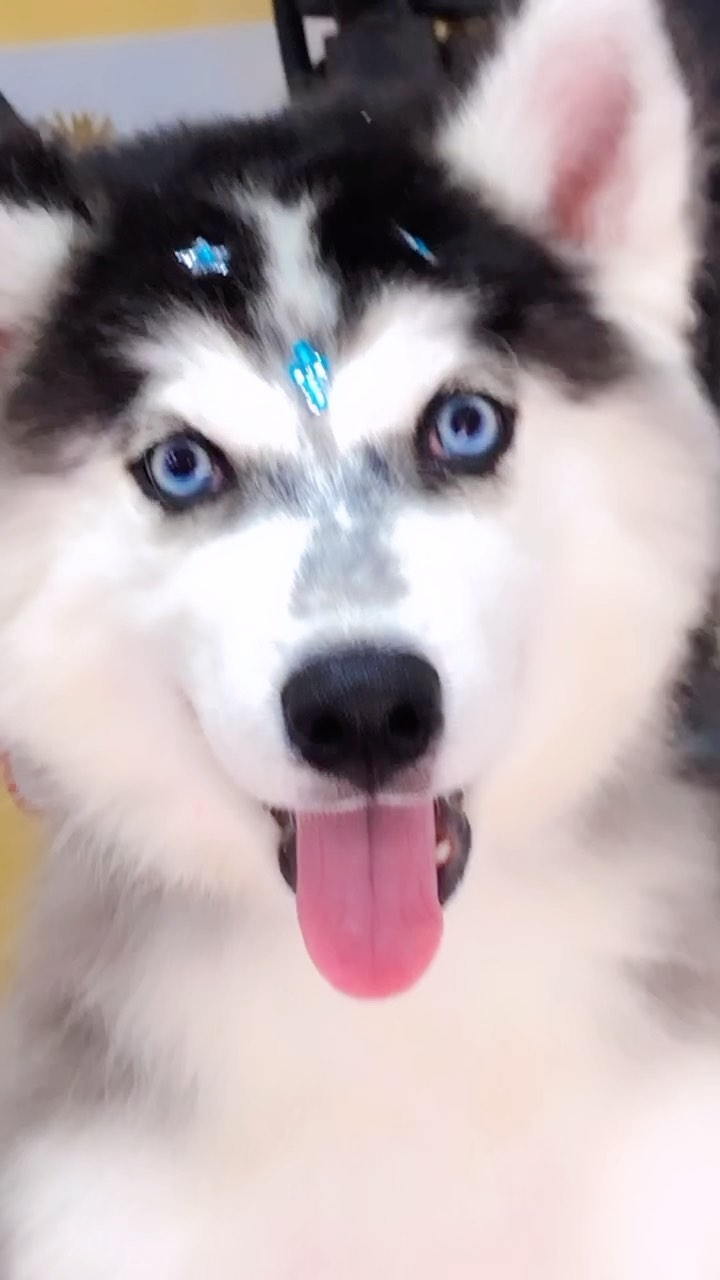
#> input picture ferramentas/originais/husky.jpg, 720 x 1280 px
$ python gerar-imagens.py
#> lines starting #> are read from the running program, lines starting #| are printed output that depends on the picture
"""
GERAR IMAGENS (opcional) — recria tudo em assets/img a partir de ferramentas/originais.

Gera: fotos AVIF + WebP em vários tamanhos, imagem de compartilhamento (OG 1200x630),
favicon.ico, favicon-32.png, apple-touch-icon.png e ícones 192/512 do manifest.

Precisa de Python com Pillow 11.2+ (suporte a AVIF):
    python ferramentas/gerar-imagens.py
"""
from pathlib import Path
from PIL import Image, ImageDraw, ImageFont, ImageOps

RAIZ = Path(__file__).resolve().parent.parent
ORIG = RAIZ / "ferramentas" / "originais"
SAIDA = RAIZ / "assets" / "img"
SAIDA.mkdir(parents=True, exist_ok=True)
PREFIXO = "banho-tosa-domicilio-petkabana-"

# arquivo original -> (nome no site, altura do foco do recorte quadrado: 0 = topo, 1 = base)
FOTOS = {
    "husky.jpg": ("husky-olhos-azuis", .40),
    "cachorro-branco-bandana.jpg": ("cachorro-branco-bandana-verde", .38),
    "maltes-laco-azul.jpg": ("maltes-laco-azul", .40),
    "basset-hound.jpg": ("basset-hound", .40),
    "shih-tzu-antes.jpg": ("shih-tzu-antes-da-tosa", .35),
    "bulldog-frances.jpg": ("bulldog-frances-bandana", .35),
    "rottweiler.jpg": ("rottweiler", .33),
    "pastor-alemao.jpg": ("pastor-alemao-pelo-longo", .45),
    "shih-tzu-bandana.jpg": ("shih-tzu-bandana", .40),
}


def salvar(img, nome, avif=True):
    img = img.convert("RGB")
    img.save(SAIDA / f"{nome}.webp", "WEBP", quality=78, method=6)
    if avif:
        img.save(SAIDA / f"{nome}.avif", "AVIF", quality=55)


def largura(img, w):
    return img.resize((w, round(img.height * w / img.width)), Image.LANCZOS)


# 1) Fotos da galeria: quadradas 400/720 + versão inteira 720 para o lightbox
for arq, (slug, foco) in FOTOS.items():
    img = ImageOps.exif_transpose(Image.open(ORIG / arq))
#> img is the input picture: PIL image 720x1280 RGB; mean R, G, B 183.6, 170.3, 172.6
    w, h = img.size
#> w = 720; h = 1280
    lado = min(w, h)
#> lado = 720
    y0 = max(0, min(h - lado, round(foco * h - lado / 2)))
#> y0 = 152
    quadrada = img.crop((0, y0, lado, y0 + lado))
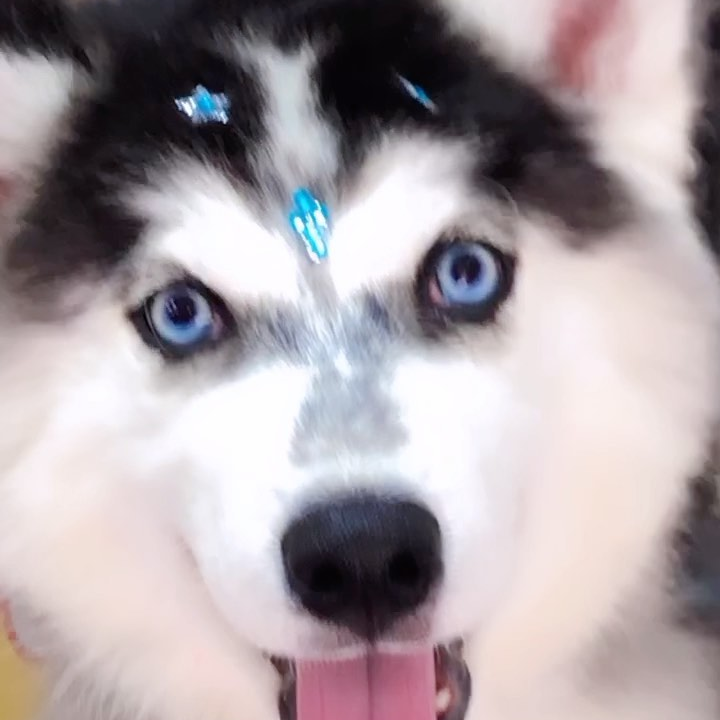
#> quadrada: PIL image 720x720 RGB; mean R, G, B 169.6, 159.6, 163.5
    for tam in (400, 720):
#> (the run stopped early here; a loop or call above may not have finished)

$ run again, with ferramentas/originais/pastor-alemao.jpg copied over ferramentas/originais/husky.jpg
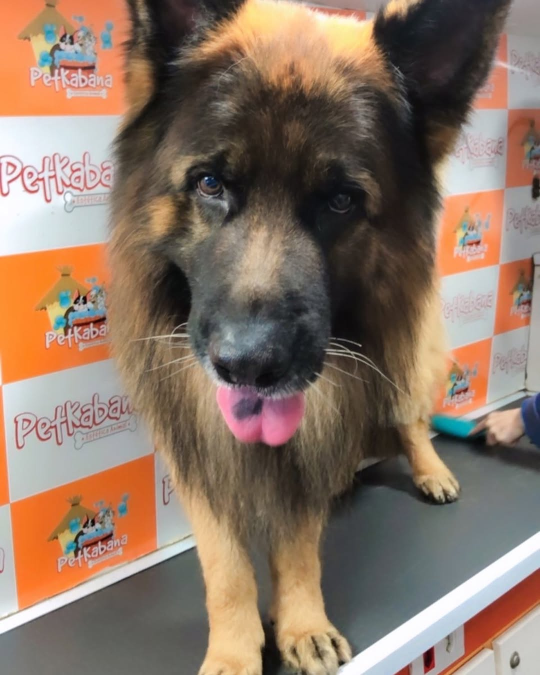
#> input picture ferramentas/originais/pastor-alemao.jpg, 1080 x 1350 px (shown at 1/2 size)
#> img is the input picture: PIL image 1080x1350 RGB; mean R, G, B 138.1, 116.4, 100.7
#> `quadrada = img.crop((0, y0, lado, y0 + lado))`:
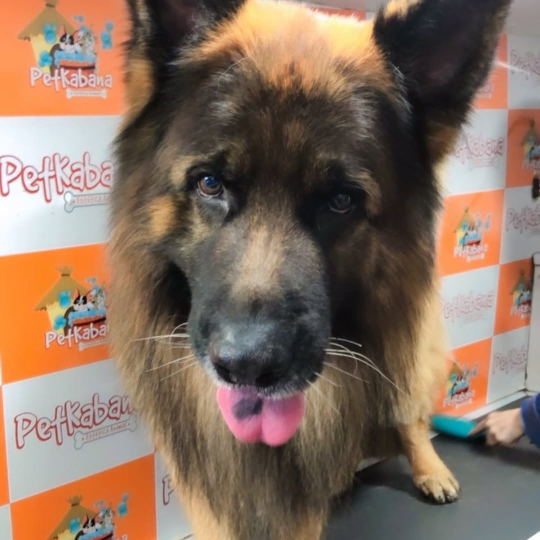
#> quadrada: PIL image 1080x1080 RGB (shown at 1/2 size); mean R, G, B 134.4, 111.6, 95.7

$ run again, with ferramentas/originais/rottweiler.jpg copied over ferramentas/originais/husky.jpg
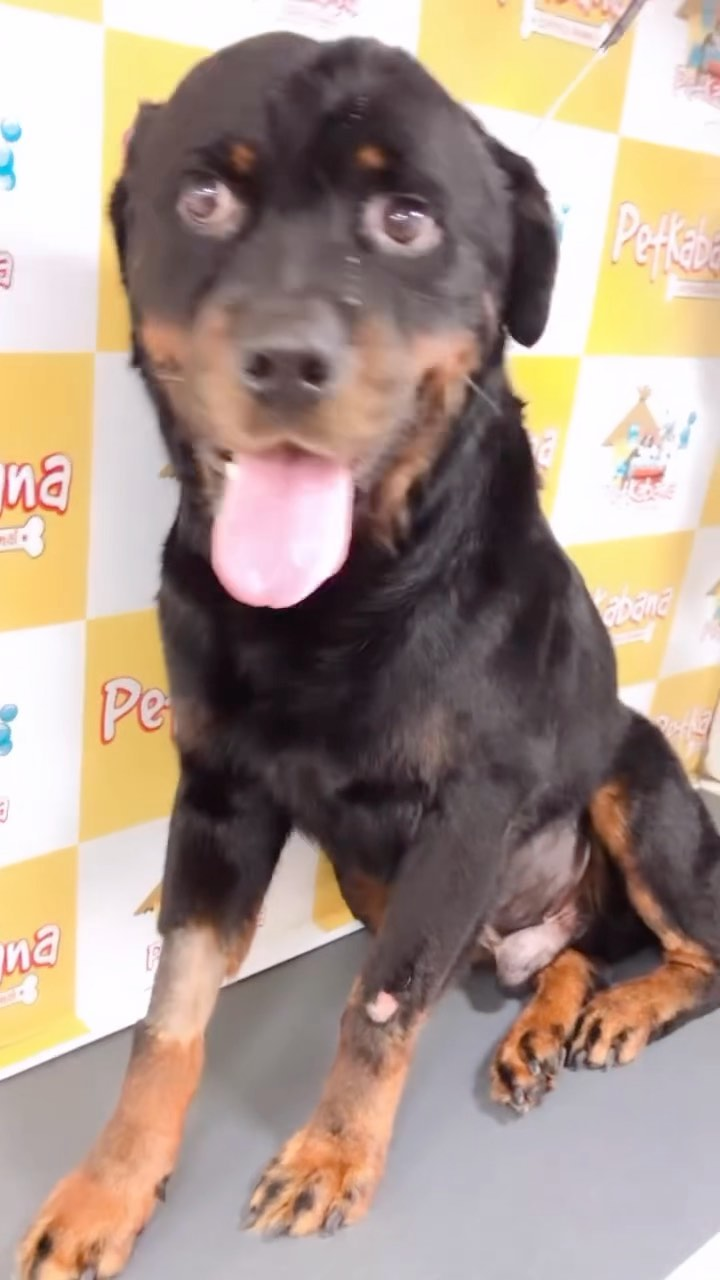
#> input picture ferramentas/originais/rottweiler.jpg, 720 x 1280 px
#> img is the input picture: PIL image 720x1280 RGB; mean R, G, B 168.5, 149.6, 137.7
#> `quadrada = img.crop((0, y0, lado, y0 + lado))`:
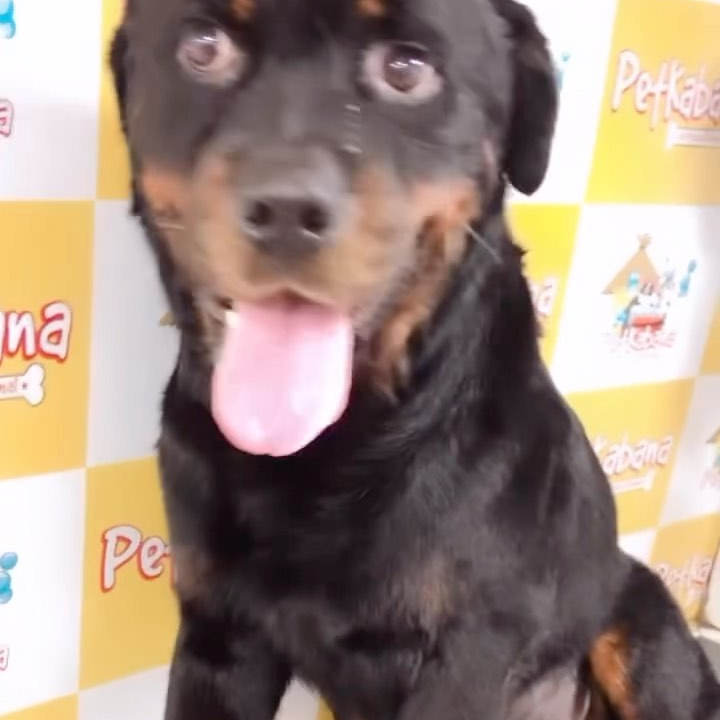
#> quadrada: PIL image 720x720 RGB; mean R, G, B 156.6, 137.8, 126
